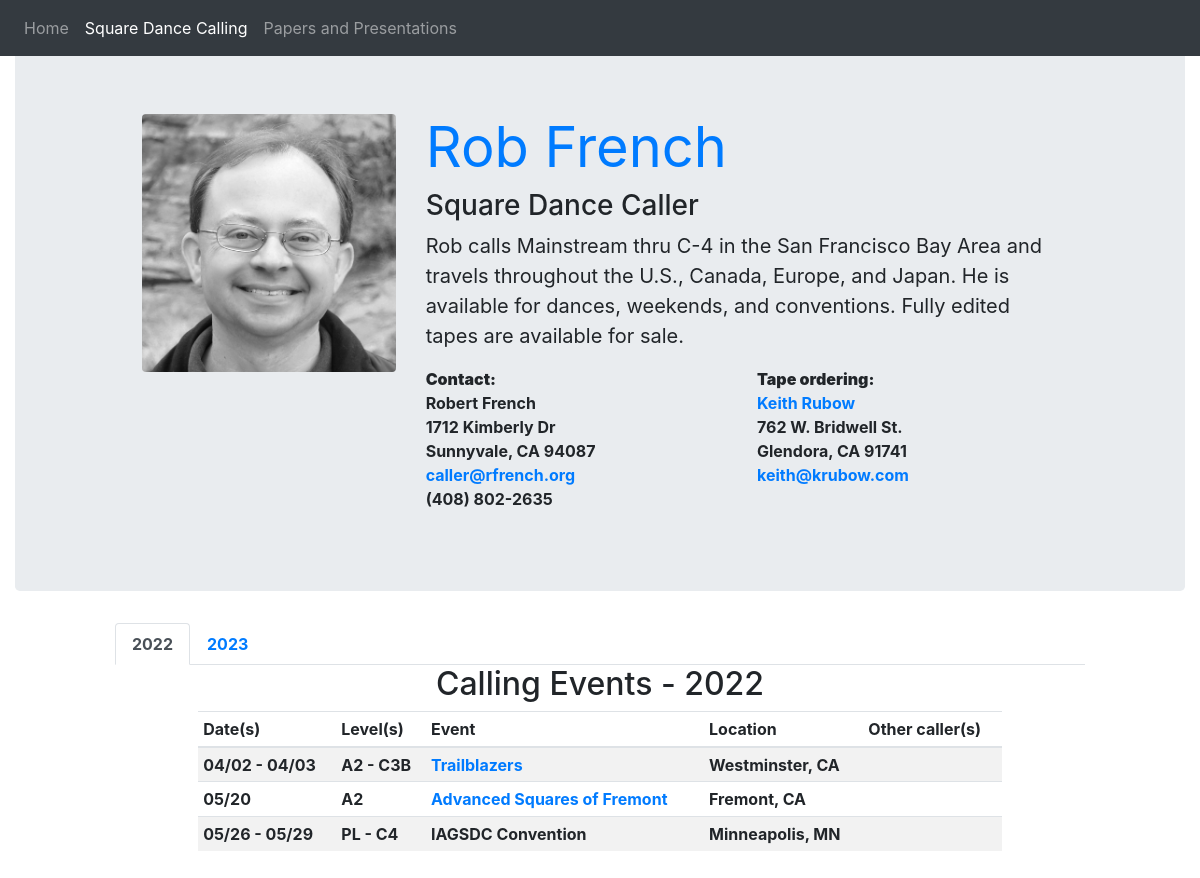
Page /calling on the earlier database version.
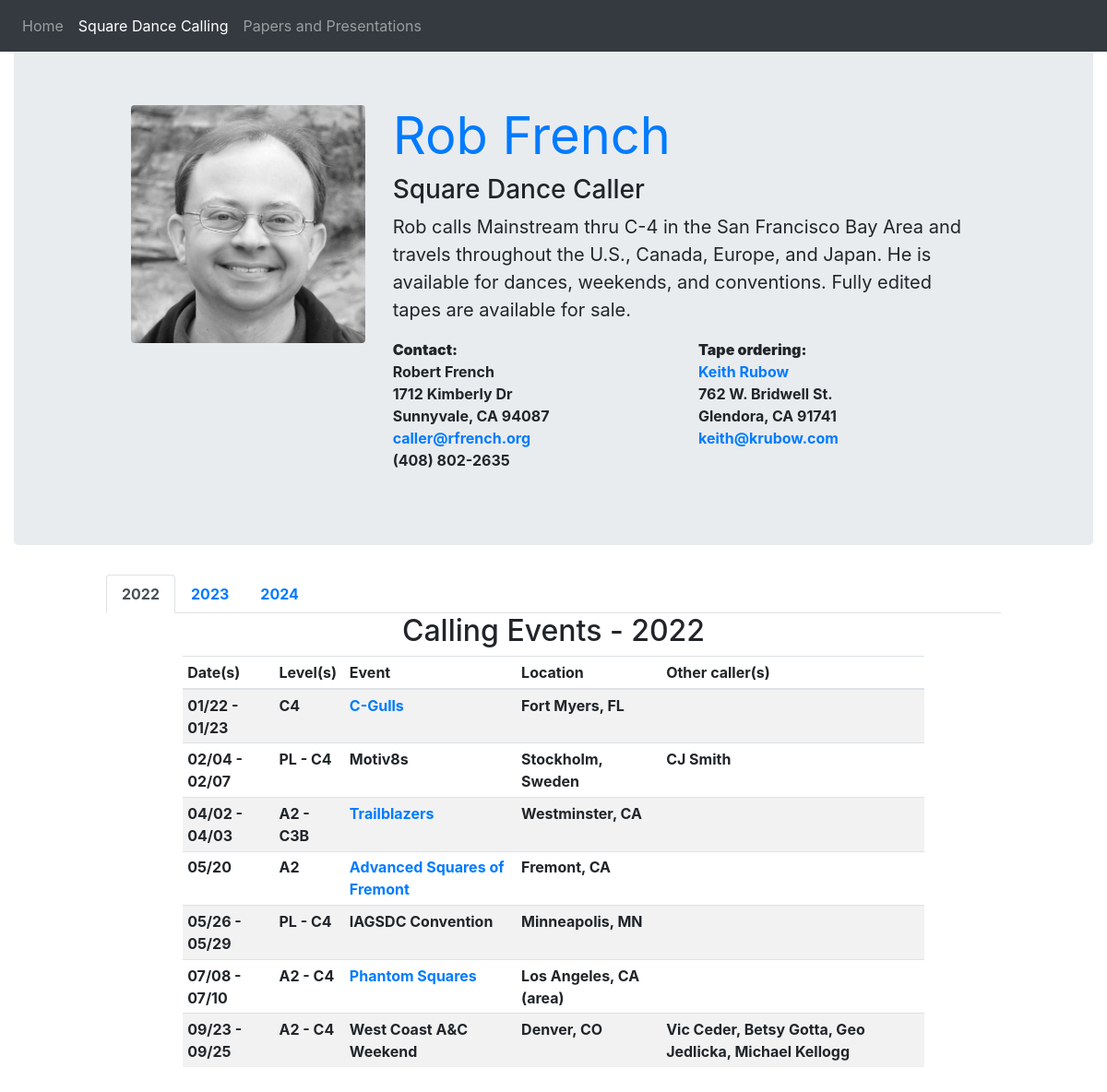
Same page on the later database version.
### calling/models.py (models this page shows, shortened)
class Gig(models.Model):
    start_date = models.DateField()
    end_date = models.DateField(blank=True, null=True)
    low_level = models.CharField(max_length=3)
    high_level = models.CharField(max_length=3, blank=True)
    event = models.ForeignKey('Event', on_delete=models.PROTECT)
    callers = models.CharField(max_length=120, blank=True)
    class Meta:
        ordering = ['start_date']
    def pretty_level(self):
        if self.high_level == '':
            return self.low_level
        return self.low_level + ' - ' + self.high_level
    def pretty_date(self):
        start = self.start_date.strftime('%m/%d')
        if self.end_date is None:
            return start
        end = self.end_date.strftime('%m/%d')
        return start + ' - ' + end
    def year(self):
        return self.start_date.year
    def title(self):
        return self.event.title
    def link(self):
        return self.event.link
    def location(self):
        return self.event.location

class Event(models.Model):
    title = models.CharField(max_length=120)
    location = models.CharField(max_length=120)
    link = models.CharField(max_length=256, blank=True)
    class Meta:
        ordering = ['title']

### calling/views.py (the view)
# urls.py: path('calling', calling.views.calling),
def calling(request):
    gigs = Gig.objects.order_by('start_date')
    now = datetime.datetime.now()
    current_year = now.year
    current_date = now.strftime('%y-%m-%d')
    years = []
    for gig in gigs:
        if (gig.start_date.year >= current_year and
            gig.start_date.year not in years):
            years.append(gig.start_date.year)
    years.sort()
    return render(request, 'calling/calling.html',
                  {'gigs': gigs,
                   'years': years,
                   'current_date': current_date,
                   'current_year': current_year})

### calling/templates/calling/calling.html (shortened to what the changed rows need)
<!doctype html>
<html lang="en">
  <head>
    <link rel="stylesheet" href="https://maxcdn.bootstrapcdn.com/bootstrap/4.0.0-beta.3/css/bootstrap.min.css">
  </head>
  <body style="min-height:270ex;padding-top:50px;">
    {% load static %}
    <div class="container-fluid">
      <div class="jumbotron">
        <div class="row">
          <div class="col-7">
            <div class="row">
              <div class="col-12">
                <h1 class="display-4"><a href="/"><strong>Rob French</strong></a></h1>
              </div>
            </div>
          </div>
        </div>
      </div>
      <div class="row">
        <div class="col-10">
          <ul class="nav nav-tabs" id="myTab" role="tablist">
            {% for year in years %}
              <li class="nav-item">
                <a class="nav-link {% if year == current_year %}active{% endif %}" id="Y{{year}}-tab" data-toggle="tab" href="#Y{{year}}" role="tab" aria-controls="home" aria-selected="true"><strong>{{year}}</strong></a>
              </li>
            {% endfor %}
          </ul>
          <div class="tab-content">
            {% for year in years %}
            <div class="tab-pane fade {% if year == current_year %}show active{% endif %}" id="Y{{year}}" role="tabpanel" aria-labelledby="{{year}}-tab">
              <h2 class="text-center">Calling Events - {{year}}</h2>
              <div class="row">
                <div class="col-1"></div>
                <div class="col-10">
                  <table class="table table-striped table-sm">
                    <thead>
                      <th scope="col">Date(s)</th>
                      <th scope="col">Level(s)</th>
                      <th scope="col">Event</th>
                      <th scope="col">Location</th>
                      <th scope="col">Other caller(s)</th>
                    </thead>
                    <tbody>
                      {% for gig in gigs.all %}
                        {% if gig.year == year %}
                          <tr>
                            <td><strong>{{gig.pretty_date}}</strong></td>
                            <td><strong>{{gig.pretty_level}}</strong></td>
                            {% if gig.link != '' %}
                              <td><a target="_blank" href="{{gig.link}}"><strong>{{gig.title}}</strong></a></td>
                            {% else %}
                              <td><strong>{{gig.title}}</strong></td>
                            {% endif %}
                            <td><strong>{{gig.location}}</strong></td>
                            <td><strong>{{gig.callers}}</strong></td>
                          </tr>
                        {% endif %}
                      {% endfor %}
                    </tbody>
                  </table>
                </div>
                <div class="col"></div>
              </div>
            </div>
            {% endfor %}
          </div>
        </div>
      </div>
    </div>
  </body>
</html>

Differences in the rows shown:
added Gig: pretty_date "01/22 - 01/23", pretty_level "C4", title "C-Gulls", location "Fort Myers, FL"
added Gig: pretty_date "02/04 - 02/07", pretty_level "PL - C4", title "Motiv8s", location "Stockholm, Sweden", callers "CJ Smith"
added Gig: pretty_date "07/08 - 07/10", pretty_level "A2 - C4", title "Phantom Squares", location "Los Angeles, CA (area)"
added Gig: pretty_date "09/23 - 09/25", pretty_level "A2 - C4", title "West Coast A&C Weekend", location "Denver, CO", callers "Vic Ceder, Betsy Gotta, Geo Jedlicka, Michael Kellogg"
Other differences:
new list line: "2024"
